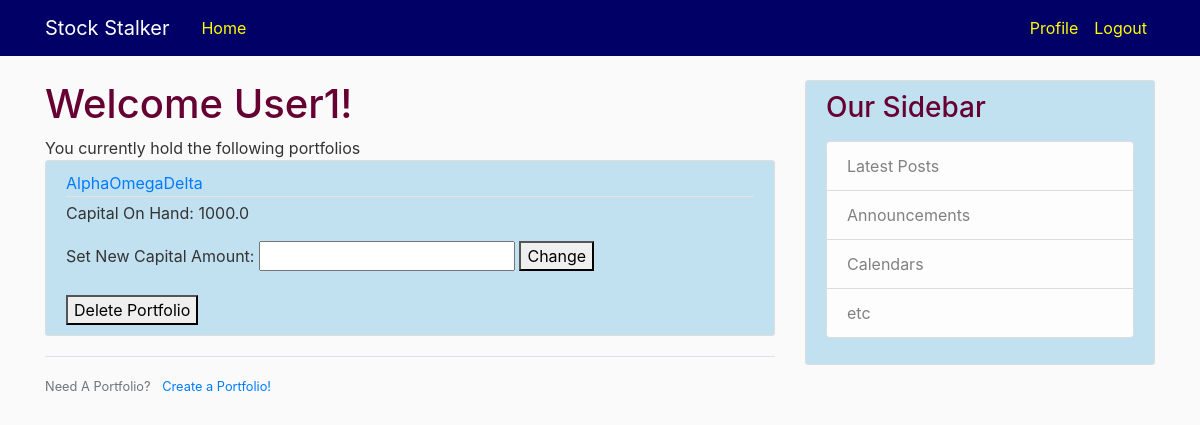
Page /profile (signed in) on the earlier database version.
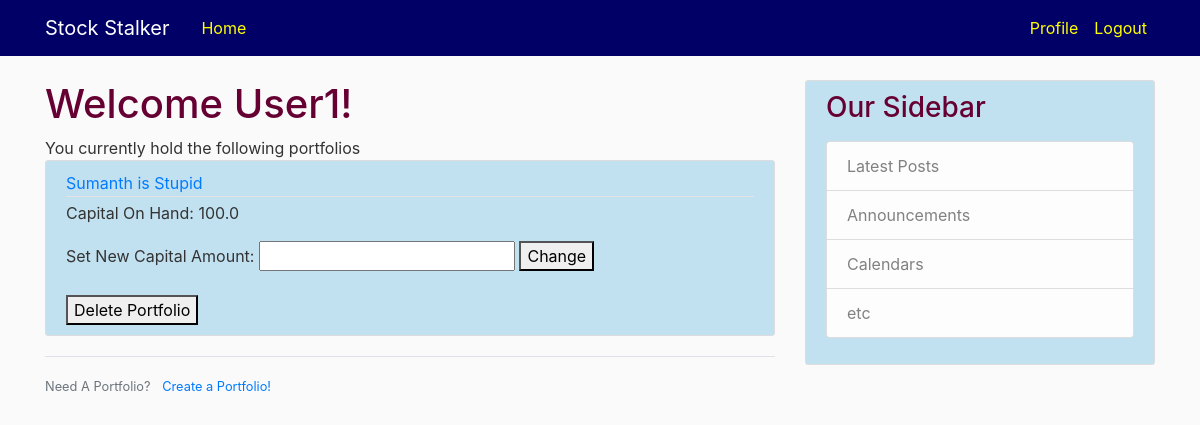
Same page on the later database version.
### website/models.py (models this page shows, shortened)
class User(db.Model, UserMixin):
    id = db.Column(db.Integer, primary_key=True)
    username = db.Column(db.String, unique=True, nullable=False)
    password = db.Column(db.String, nullable=False)
    security_question = db.Column(db.String, nullable = False)
    security_answer = db.Column(db.String, nullable = False)
    portfolios = db.relationship('PortfolioShell', backref='holder', lazy=True)

class PortfolioShell(db.Model):
	id = db.Column(db.Integer, primary_key=True)
	name = db.Column(db.String, unique=True, nullable = False)
	capital = db.Column(db.Float, default = 1.0)
	stocks = db.relationship('StockShell', backref='portfolio', lazy=True)
	user_id = db.Column(db.Integer, db.ForeignKey('user.id'),nullable=False)

### website/routes.py (the view)
@app.route("/profile")
@login_required
def profile():
	portfolios = PortfolioShell.query.filter_by(holder = current_user)
	return render_template('profile.html', title='Profile', portfolios = portfolios)

### website/models.py (called while the page is built)
@login_manager.user_loader
def load_user(user_id):
	return User.query.get(int(user_id))

### website/templates/profile.html (shortened to what this page needs)
{% extends "layout.html" %}
{% block content %}
    <h1> Welcome {{ current_user.username }}!</h1>
    You currently hold the following portfolios
    {% for portfolio in portfolios %}
        <article class="media content-section">
          <div class="media-body">
            <div class="article-metadata">
              <a class="mr-2" href="{{ url_for('portfolio', portfolio_id =portfolio.id) }}">{{ portfolio.name }}</a>
            </div>
            <p class="article-content">Capital On Hand: {{ portfolio.capital }}</p>
            Set New Capital Amount: <input type="number", id="capital({{ portfolio.id }})", data-path="{{ url_for('edit_portfolio', portfolio_id=portfolio.id, command='change_capital')}}", onchange="url_mutation('{{ portfolio.id }}');">
            <a href="{{ url_for('edit_portfolio', portfolio_id=portfolio.id, command='change_capital', capital=portfolio.capital) }}", id= "change({{ portfolio.id }})">
                <button>Change</button>
            </a>
            <br>
            <br>
            <a href="{{ url_for('edit_portfolio', portfolio_id=portfolio.id, command='delete') }}">
                <button>Delete Portfolio</button>
            </a>
          </div>
        </article>
    {% endfor %}
    <div class="border-top pt-3">
        <small class="text-muted">
            Need A Portfolio? <a class="ml-2" href="{{ url_for('create_portfolio') }}"> Create a Portfolio! </a>
        </small>
    </div>
{% endblock content %}

### website/templates/layout.html (shortened to what this page needs)
<!DOCTYPE html>
<html>
<head>
    <link rel="stylesheet" href="https://maxcdn.bootstrapcdn.com/bootstrap/4.0.0/css/bootstrap.min.css">
    <link rel="stylesheet" type="text/css" href="{{ url_for('static', filename='style.css') }}">
</head>
<body>
    <header class="site-header">
      <nav class="navbar navbar-expand-md navbar-dark bg-steel fixed-top">
        <div class="container">
          <a class="navbar-brand mr-4" href="/">Stock Stalker</a>
          <div class="collapse navbar-collapse" id="navbarToggle">
            <div class="navbar-nav mr-auto">
              <a class="nav-item nav-link" href="{{ url_for('home') }}">Home</a>
            </div>
            <div class="navbar-nav">
                {% if current_user.is_authenticated %}
                  <a class="nav-item nav-link" href="{{ url_for('profile') }}">Profile</a>
                  <a class="nav-item nav-link" href="{{ url_for('logout') }}">Logout</a>
                {% else %}
                  <a class="nav-item nav-link" href="{{ url_for('login') }}">Login</a>
                  <a class="nav-item nav-link" href="{{ url_for('register') }}">Register</a>
                {% endif %}
            </div>
          </div>
        </div>
      </nav>
    </header>
    <main role="main" class="container">
      <div class="row">
        <div class="col-md-8">
          {% block content %}{% endblock %}
        </div>
        <div class="col-md-4">
          <div class="content-section">
            <h3>Our Sidebar</h3>
            <p class='text-muted'>
              <ul class="list-group">
                <li class="list-group-item list-group-item-light">Latest Posts</li>
                <li class="list-group-item list-group-item-light">Announcements</li>
                <li class="list-group-item list-group-item-light">Calendars</li>
                <li class="list-group-item list-group-item-light">etc</li>
              </ul>
            </p>
          </div>
        </div>
      </div>
    </main>
</body>
</html>

### website/static/style.css (style rules this page uses)
body { background: #fafafa; color: #333333; margin-top: 5rem; }
h1, h2, h3, h4, h5, h6 { color: #660033; }
.bg-steel { background-color: #000066; }
.site-header .navbar-nav .nav-link { color: #ffff00; }
.content-section { background: #c2e1f0; padding: 10px 20px; border: 1px solid #dddddd; border-radius: 3px; margin-bottom: 20px; }
.article-content { white-space: pre-line; }
.article-metadata { padding-bottom: 1px; margin-bottom: 4px; border-bottom: 1px solid #e3e3e3 }

Differences in the rows shown:
removed PortfolioShell: name "AlphaOmegaDelta", capital "1000.0"
added PortfolioShell: name "Sumanth is Stupid", capital "100.0"
